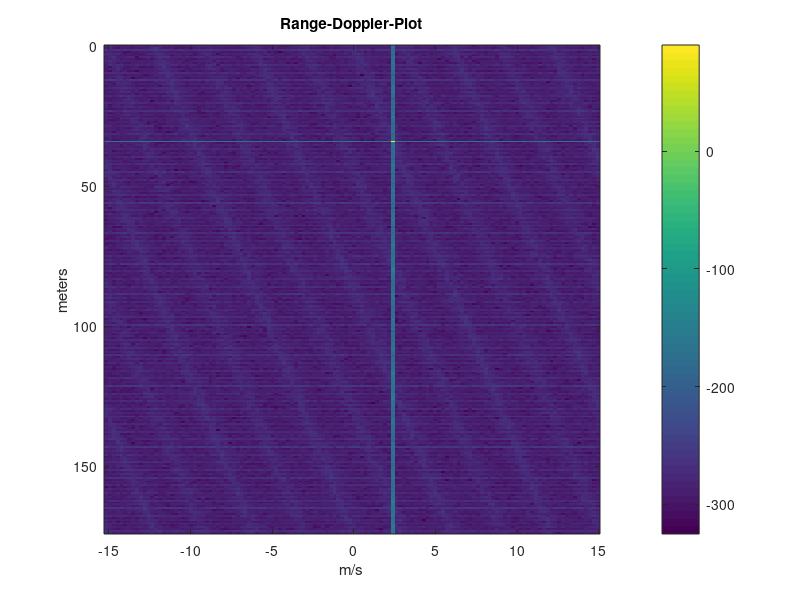
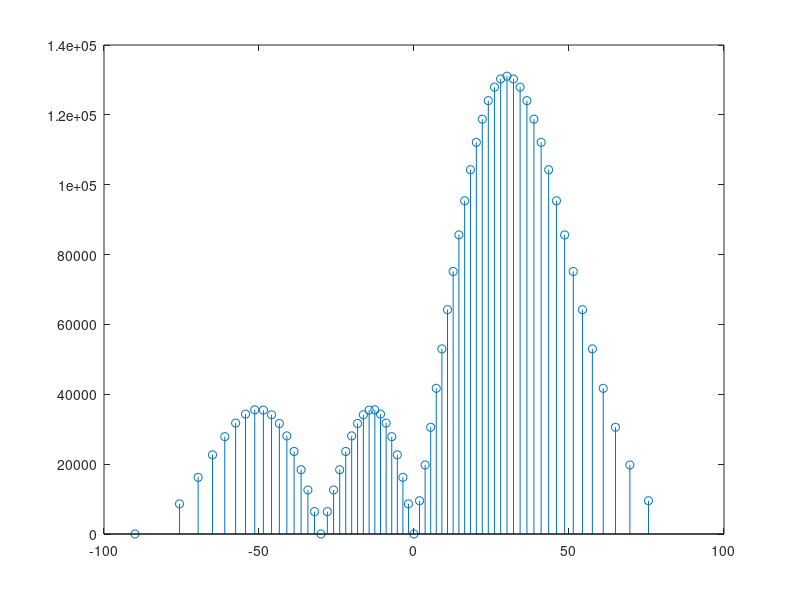
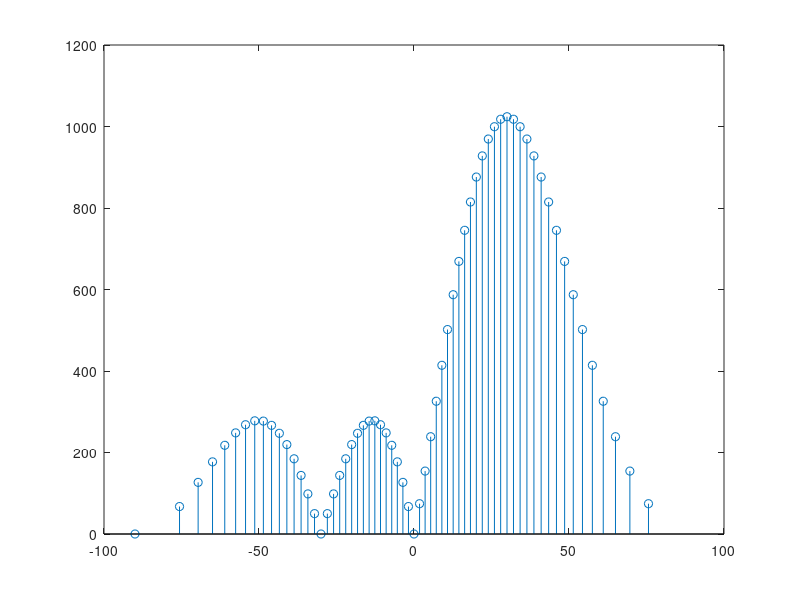
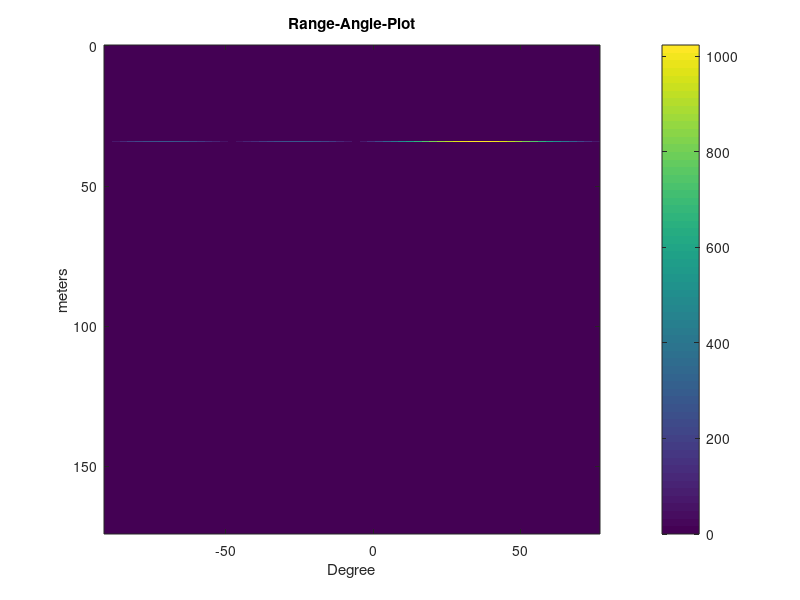

Recreate these plots in MATLAB, in order.
% Script simulates FMCW de-chirped for target and forms the radarcube
% This version only generates 1D and 2D FFT

clc
clearvars
close all




%---FMCW Parameter----(copied from MRR code)
MMWDEMO_SPEED_OF_LIGHT_IN_METERS_PER_USEC=3.e02;
PROFILE_MRR_DIGOUT_SAMPLERATE_VAL=4652;
PROFILE_MRR_FREQ_SLOPE_MHZ_PER_US=4;
SUBFRAME_MRR_NUM_CMPLX_ADC_SAMPLES=256;
PROFILE_MRR_RANGE_RESOLUTION_METERS=...
    ((MMWDEMO_SPEED_OF_LIGHT_IN_METERS_PER_USEC ...
    * PROFILE_MRR_DIGOUT_SAMPLERATE_VAL)...
    / (2000.0 * PROFILE_MRR_FREQ_SLOPE_MHZ_PER_US...
    * SUBFRAME_MRR_NUM_CMPLX_ADC_SAMPLES) );    

fs=PROFILE_MRR_DIGOUT_SAMPLERATE_VAL*1e3; % sampling rate in Hz
numRangeBins=SUBFRAME_MRR_NUM_CMPLX_ADC_SAMPLES;
HzPerBin=fs/numRangeBins;
OneMeterRoundTripUsec=2*(1/MMWDEMO_SPEED_OF_LIGHT_IN_METERS_PER_USEC);
OneMeterRoundTripHz=OneMeterRoundTripUsec*PROFILE_MRR_FREQ_SLOPE_MHZ_PER_US...
                    *1e6;
MetersPerBin = PROFILE_MRR_RANGE_RESOLUTION_METERS;
                

PROFILE_MRR_START_FREQ_GHZ=76.01;
PROFILE_MRR_LAMBDA_MILLIMETER= (MMWDEMO_SPEED_OF_LIGHT_IN_METERS_PER_USEC...
                               /PROFILE_MRR_START_FREQ_GHZ);
lamdaInMeter=PROFILE_MRR_LAMBDA_MILLIMETER*1e-3;


CHIRP_MRR_0_IDLE_TIME_VAL=0;
PROFILE_MRR_IDLE_TIME_VAL=500;
PROFILE_MRR_RAMP_END_TIME_VAL=6000;
SUBFRAME_MRR_CHIRPTYPE_0_CHIRP_REPETITION_PERIOD_US=...
    (CHIRP_MRR_0_IDLE_TIME_VAL+...
    PROFILE_MRR_IDLE_TIME_VAL+...
    PROFILE_MRR_RAMP_END_TIME_VAL)/100;
SUBFRAME_MRR_CHIRPTYPE_0_NUM_CHIRPS=128;
SUBFRAME_MRR_CHIRPTYPE_0_VEL_RESOLUTION_M_P_S=...
    (((1000.0/SUBFRAME_MRR_CHIRPTYPE_0_CHIRP_REPETITION_PERIOD_US)/...
    SUBFRAME_MRR_CHIRPTYPE_0_NUM_CHIRPS)*(PROFILE_MRR_LAMBDA_MILLIMETER/2));
SUBFRAME_MRR_CHIRPTYPE_0_MAX_VEL_M_P_S=...
    (SUBFRAME_MRR_CHIRPTYPE_0_VEL_RESOLUTION_M_P_S*...
    SUBFRAME_MRR_CHIRPTYPE_0_NUM_CHIRPS/2);

MpsPerBin = SUBFRAME_MRR_CHIRPTYPE_0_VEL_RESOLUTION_M_P_S;

TcUs=SUBFRAME_MRR_CHIRPTYPE_0_CHIRP_REPETITION_PERIOD_US;
numDopplerBins=SUBFRAME_MRR_CHIRPTYPE_0_NUM_CHIRPS;

Tc=TcUs*1e-6;

%-----------Angle parameters-------------
numRxAntennas=4;
RxAntSpacing=lamdaInMeter/2;
RxAntPos=(0:1:numRxAntennas-1)*RxAntSpacing;


%----------radarcube-------------------
numChirpTypes=2;
%d1=dopplerbin
%d2=RxAnt
%d3=chirp type (1=fast, 2=slow)
%d4=Rangebins
radarcube=zeros(numDopplerBins,numRxAntennas,numChirpTypes,numRangeBins);


%-----Target parameters
NumOfTargets =1;
%r=[50 100];  % in meters
%r=[MetersPerBin*50 MetersPerBin*25];
OnBinRange=50;
r=MetersPerBin*OnBinRange;
fr=r*OneMeterRoundTripHz;  % Target in frequency
InitialPhase=(4*pi*r)/lamdaInMeter;   %Eq 7 of MmWave Fundamentals TI doc
%v=[5 -2]; %m/s
%v=[MpsPerBin*10 MpsPerBin*(-10)];
OnBinVel=10;
v=MpsPerBin*OnBinVel;

Aoa_rad= 30*pi/180;
Aoa_deg=(Aoa_rad*180)/pi;
RxPhaseDiff=(2*pi/lamdaInMeter)*RxAntPos*sin(Aoa_rad); %in radians


deltaphase=(4*pi*v*Tc)/lamdaInMeter;  %Eq 10 of MmWave Fundamentals TI doc

t=(0:1:numRangeBins-1)*(1/fs);

for m=1:1:numRxAntennas
    
    for k=1:1:numDopplerBins
        
        AdcOut=0;
        for i=1:1:NumOfTargets
            
            temp=exp(1i*((2*pi*fr(i)*t)+InitialPhase(i)+(k-1)*deltaphase(i)));
            
            %Apply Antenna phase shift
            temp=temp.*exp(1i*RxPhaseDiff(m));
            
            AdcOut=AdcOut+temp;
            
        end
        
        %Convert to fixed point
        OneDfftTemp=fft(AdcOut);
        %OneDfftFxd=fix(OneDfftTemp*2^15-1);
        
        %move it to radarcube (load only fast chirp)
        radarcube(k,m,1,:)=OneDfftTemp;
        
        
        
    end    
 
    
end



%plot range-doppler image
%d1=dopplerbin
d2=1;%RxAnt
d3=1;%chirp type (1=fast, 2=slow)
%d4=Rangebins

for k=1:1:numRangeBins
    
    DopplerBins = squeeze(radarcube(:,d2,d3,k));
    
    TwoDfft(k,:)=fftshift(fft(DopplerBins));
    
    
end


%plot range-doppler
d1=1;% dopplerbin
%rangefft=OneDfft(:,ChirpNum);
rangefft = squeeze(radarcube(d1,d2,d3,:));
rangebins=(0:1:numRangeBins-1)*MetersPerBin;
%plot(rangebins,20*log10(abs(rangefft)))
%plot(rangebins,(abs(rangefft)))

%plot Doppler fft
Rangebin=51;
dopfft = (TwoDfft(Rangebin,:));
%doppbins = (-(numDopplerBins/2):1:(numDopplerBins/2)-1)*(MpsPerBin);% Need to check why /2 (fudge factor)
%doppbins = 0:1:numDopplerBins-1;
doppbins=(-(numDopplerBins/2):1:(numDopplerBins/2)-1)*MpsPerBin;
%figure
%plot(doppbins,20*log10(abs(dopfft)))
%plot(doppbins,(abs(dopfft)))

temp=20*log10(abs(TwoDfft));
%temp=abs(TwoDfft);
figure
image(doppbins,rangebins,temp,'CDataMapping','scaled')
colorbar
xlabel('m/s')
ylabel('meters')
title('Range-Doppler-Plot')


%plot range-azimuth aoa
rangeIdx=OnBinRange+1;
doppIdx=OnBinVel+(numDopplerBins/2)+1;

%TI method: 1- Perform 2D FFT of range-doppler intersection
for m=1:1:numRxAntennas
    
    %Get all doppler bins for rangeidx
    doppbins=squeeze(radarcube(:,m,1,rangeIdx));
    %perform fft
    temp=fftshift(fft(doppbins));
    %get the range-doppler intersection
    RangeDoppAnt(m)=temp(doppIdx);
end

%Do angle fft
%N=numRxAntennas;
N=64;
RangeAngleFFT=fftshift(fft(RangeDoppAnt,N));
temp=abs(RangeAngleFFT);
x=(-N/2:1:(N/2)-1);
aoa_x_rad=asin(2*x/N);
aoa_x_deg=(aoa_x_rad*180)/pi;
anglebins=aoa_x_deg;
figure
stem(anglebins,temp)

%Range AOA plot
%Get rangexangle matrix




for k=1:1:numRangeBins
    
    %Get all range from any Doppler
    AntBins =squeeze(radarcube(1,:,1,k));
    RangeAngleFFT(k,:)=fftshift(fft(AntBins,N));
    
end

%Plot range angle



%temp=20*log10(abs(RangeAngleFFT));


temp=abs(RangeAngleFFT);
rangebins=(0:1:numRangeBins-1)*MetersPerBin;
x=(-N/2:1:(N/2)-1);
aoa_x_rad=asin(2*x/N);
aoa_x_deg=(aoa_x_rad*180)/pi;
anglebins=aoa_x_deg;
figure
stem(anglebins,temp(rangeIdx,:))

if(1)
figure    
image(anglebins,rangebins,temp,'CDataMapping','scaled')
colorbar
xlabel('Degree')
ylabel('meters')
title('Range-Angle-Plot')
end





